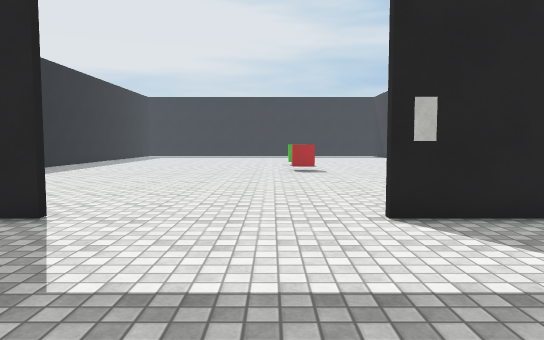
view 1 (above)

16 first-person views from a walk through a 3-D level made in the Unity game engine. The camera is 1.3 m above the floor, tilts 4° down and sees 70° across. The floor is counted in squares, 1 m on a side. Each view is taken from the middle of a square. On the plan, view 1 faces up. The plan holds only what a view shows up to about 16 squares ahead; the rest is blank. The place goes on beyond the plan. The player is left out. Door leaves are left out, so doorways stand open. Surface patterns are stand-ins for the level's own textures.

view 2
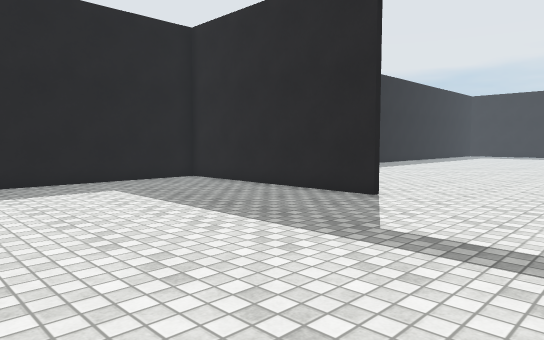

view 3
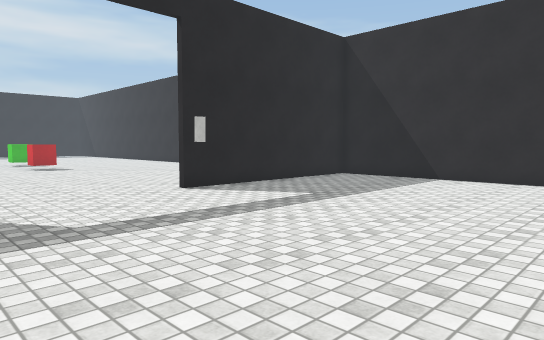

view 4
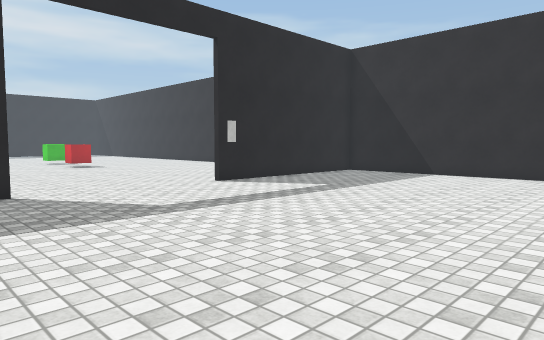

view 5
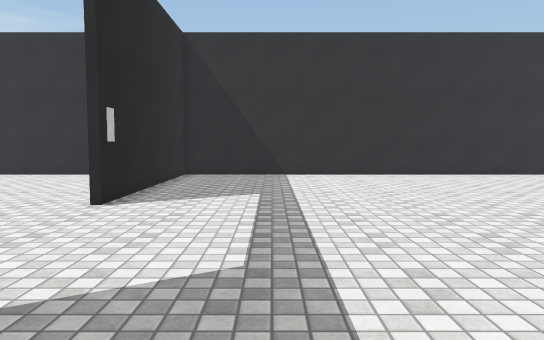

view 6
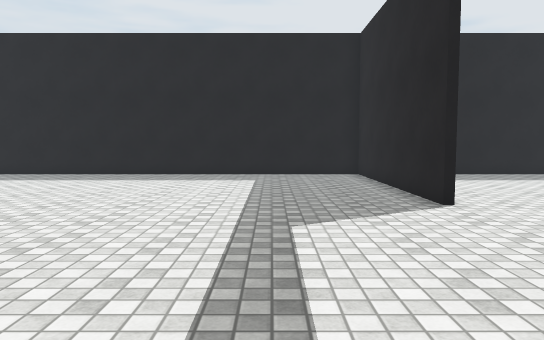

view 7
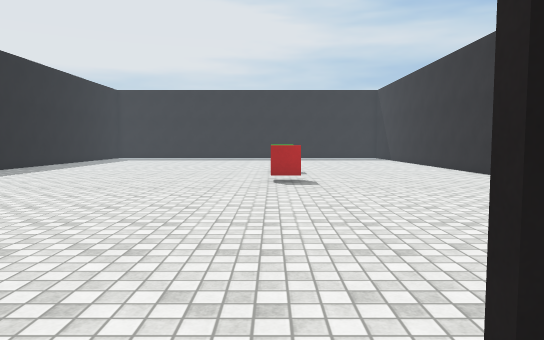

view 8
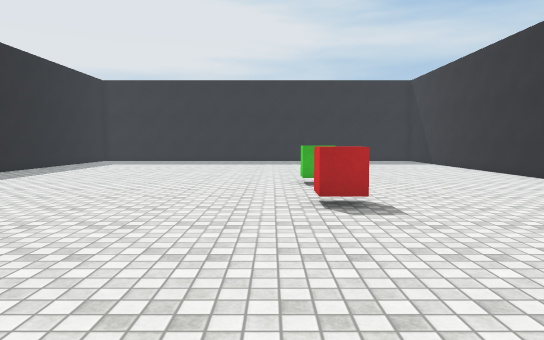

view 9
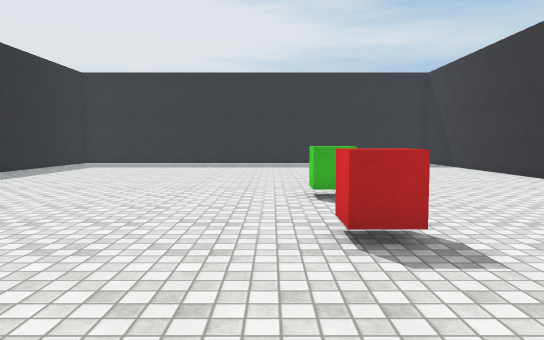

view 10
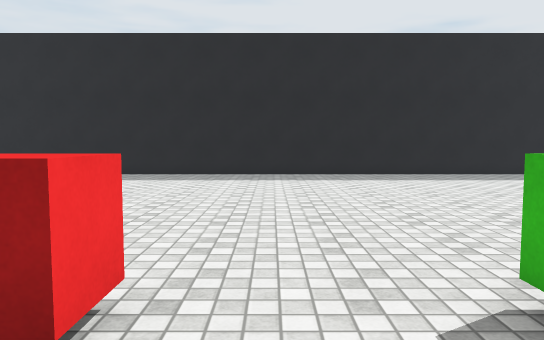

view 11
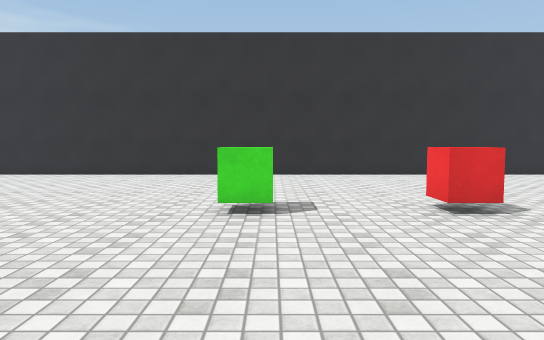

view 12
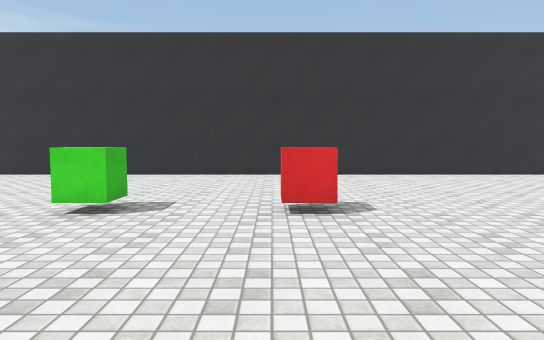

view 13
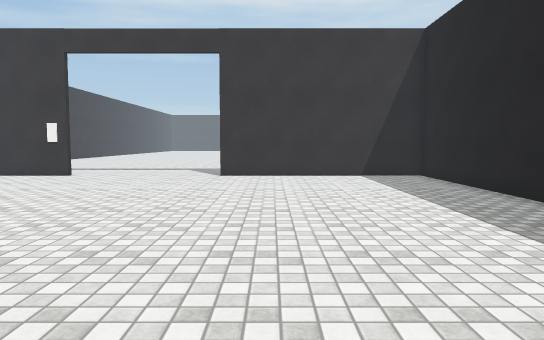

view 14
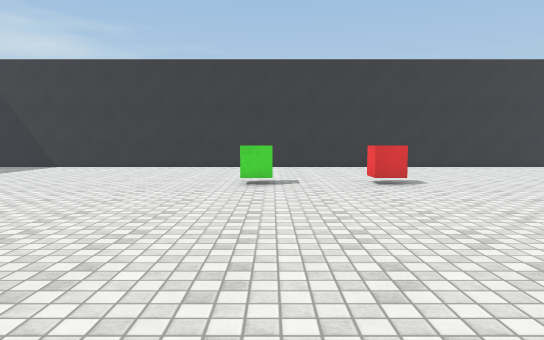

view 15
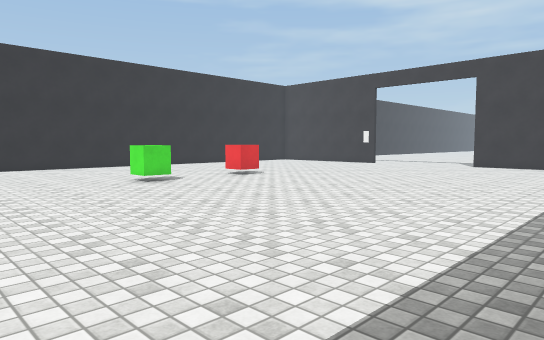

view 16
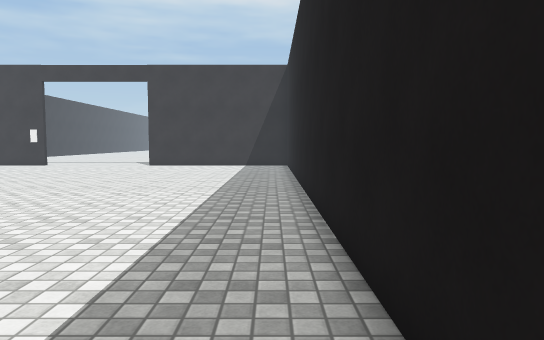

### Floor plan
Points are (right, up) in squares from view 1. A wall is a line through its corners. A room is listed if a view was taken in it or the views show most of it. See-through windows are left out.
Room 1 (views 1, 2, 3, 4, 5, 6, 7)
walls: (-3.9, 6.5) (-11.9, 6.5) (-11.9, -4.5); (1.9, 6.8) (3.6, 6.8); (9.8, -4.5) (9.8, 6.5) (2, 6.5)
ways out: open door at (-1, 7) to room 2
objects: other object (3, 7)
Room 2 (views 8, 9, 10, 11, 12, 13, 14, 15, 16)
walls: (3.6, 6.8) (4.8, 6.8); (-11.9, 29.5) (-11.9, 6.8) (-3.9, 6.8); (9.8, 7.9) (9.8, 29.5)
ways out: open door at (-1, 7) to room 1
objects: red cube (1, 18) to (2, 19); green cube (1, 22) to (2, 23)

Where each view was taken, in squares from view 1:
view 1: 0 up, 0 right, facing up
view 2: 2 down, 1 right, facing up-left
view 3: 3 down, 4 left, facing up-right
view 4: 4 down, 6 left, facing up-right
view 5: 3 up, 6 left, facing right
view 6: 3 up, 4 right, facing left
view 7: 5 up, 1 right, facing up
view 8: 10 up, 0 right, facing up
view 9: 13 up, 0 right, facing up
view 10: 20 up, 4 right, facing left
view 11: 22 up, 6 left, facing right
view 12: 19 up, 6 left, facing right
view 13: 22 up, 6 left, facing down
view 14: 22 up, 11 left, facing right
view 15: 29 up, 11 left, facing down-right
view 16: 29 up, 11 left, facing down
